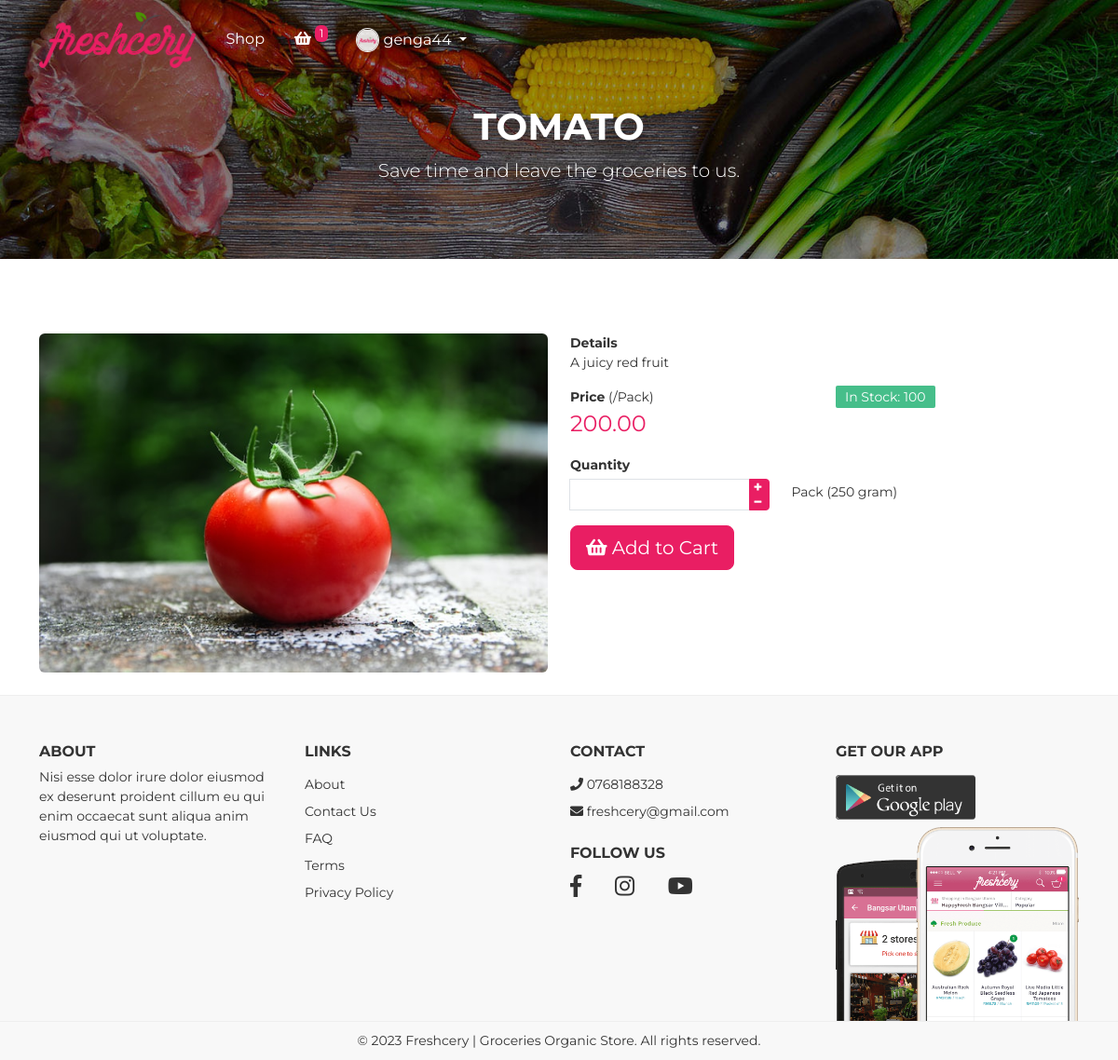
/product-details/2 (signed in), run on the app's committed database.
### main_app/models.py (models this page shows, shortened)
class Product(models.Model):
    name = models.CharField(max_length=100)
    details = models.TextField()
    quantity = models.IntegerField()
    price = models.DecimalField(max_digits=10, decimal_places=2)
    image = models.ImageField(upload_to=generate_unique_name, blank=False)
    shipping_fee = models.IntegerField(default=200)
    category = models.ForeignKey(
        Categories,
        on_delete=models.CASCADE
    )
    added_at = models.DateTimeField(auto_now_add=True)
    modified_at = models.DateTimeField(auto_now=True)

### main_app/views.py (the view)
# urls.py: path('product-details/<int:id>', views.product_details, name='product-details'),
@login_required
def product_details(request, id):
    product = Product.objects.get(pk=id)
    user = get_object_or_404(UserProfile, user=request.user)
    cart_items = Cart.objects.filter(user=user, is_removed=False).exclude(is_ordered=True)
    total_price = sum(item.product.price * item.quantity for item in cart_items)
    return render(request, 'main_app/detail-product.html', {"product": product,
                                                            "cart_items": cart_items,
                                                            "total_price": total_price})

### templates/main_app/detail-product.html
{% extends 'main_app/layouts/base_template.html' %}
{% load static %}
{% block content %}
	{% include 'main_app/partials/header.html' %}
	<div class="banner">
		<div class="jumbotron jumbotron-bg text-center rounded-0"
		     style="background-image: url('{% static 'app/img/bg-header.jpg' %}');">
			<div class="container">
				<h1 class="pt-5">
					{{ product.name }}
				</h1>
				<p class="lead">
					Save time and leave the groceries to us.
				</p>
			</div>
		</div>
	</div>
	<div class="product-detail mb-2 mb-md-4">
		<div class="container">
			<div class="row">
				<div class="col-sm-6">
					<img alt="product-image" class="rounded" src="{{ product.image.url }}" style="width: 100%;">
				</div>
				<div class="col-sm-6">
					<p>
						<strong>Details</strong><br>
						{{ product.details }}
					</p>
					<div class="row">
						<div class="col-sm-6">
							<p>
								<strong>Price</strong> (/Pack)<br>
								<span class="price">{{ product.price }}</span>
							</p>
						</div>
						<div class="col-sm-6 text-right">
							<p>
								<span class="stock available">In Stock: {{ product.quantity }}</span>
							</p>
						</div>
					</div>
					<p class="mb-1">
						<strong>Quantity</strong>
					</p>
					<div class="row">
						<div class="col-sm-5">
							<input class="vertical-spin" type="text" data-bts-button-down-class="btn btn-primary"
							       data-bts-button-up-class="btn btn-primary" value="" name="vertical-spin">
						</div>
						<div class="col-sm-6"><span class="pt-1 d-inline-block">Pack (250 gram)</span></div>
					</div>
					<a href="{% url 'add_to_cart' product.id %}" class="mt-3 btn btn-primary btn-lg">
						<i class="fa fa-shopping-basket"></i> Add to Cart
					</a>
				</div>
			</div>
		</div>
	</div>
	{% include 'main_app/partials/footer.html' %}
{% endblock %}

### templates/main_app/partials/header.html (shortened to what this page needs)
{% load static %}
<div class="page-header">
	<nav class="navbar fixed-top navbar-expand-md navbar-dark bg-transparent" id="page-navigation">
		<div class="container">
			<a href="{% url 'home' %}" class="navbar-brand">
				<img src="{% static 'app/img/logo/logo.png' %}" alt="">
			</a>
			<div class="collapse navbar-collapse" id="navbarcollapse">
				<ul class="navbar-nav ml-auto">
					<li class="nav-item">
						<a href="{% url 'shop' %}" class="nav-link">Shop</a>
					</li>
					<li class="nav-item d-none dropdown order-1 {% if user.is_authenticated %}d-md-inline{% else %}d-md-none {% endif %}">
						<a class="nav-link dropdown-toggle" href="javascript:void(0)" id="navbarDropdown" role="button"
						   data-toggle="dropdown" aria-haspopup="true" aria-expanded="false">
							<div class="avatar-header"><img src="{% static 'app/img/logo/avatar.jpg' %}"></div>
							{{ user.username }}
						</a>
					</li>
				{% include 'main_app/partials/navbar_cart.html' %}
				</ul>
			</div>
		</div>
	</nav>
</div>

### static/app/packages/o2system-ui/o2system-ui.css (style rules this page uses)
.bg-transparent { background:transparent !important;box-shadow:none }
body { color:#333;font-size:14px;font-family:"Oxygen", "Helvetica Neue", Arial, sans-serif }
button,input,optgroup,select,textarea { font-family:"Oxygen", "Helvetica Neue", Arial, sans-serif }
a { text-decoration:none !important;outline:0 !important }
input,select,.btn,.form-control,.dropdown-menu,.input-group-text { font-size:0.8rem }
.btn-lg,.btn-group-lg>.btn,.form-control-lg { font-size:1.25rem }
.btn-primary { color:#FFF;background-color:#3783b5;border-color:#3783b5 }
.jumbotron { padding:4rem }
.jumbotron.jumbotron-bg { background-size:cover;color:#FFF }

### static/app/css/theme.css (style rules this page uses)
body { color: #333333; font-size: 14px; font-family: "Montserrat", "Helvetica Neue", Arial, sans-serif; background: #fff; }
h1, h2, h3, h4, h5, h6 { text-transform: uppercase !important; font-weight: 700 !important; }
.btn-primary { background: #E91E63; border-color: #E91E63; }
.page-header .navbar .navbar-brand img { height: 60px; }
.page-header .navbar .navbar-nav .nav-link { color: #FFF; font-size: 1rem; padding-right: 1rem; padding-left: 1rem; }
.page-header .navbar .avatar-header { width: 25px; height: 25px; overflow: hidden; border: 1px solid #eee; border-radius: 50%; display: inline-table; }
.page-header .navbar .avatar-header img { width: 100%; height: auto; }
.banner .jumbotron { margin-bottom: 0; }
.banner .jumbotron .container { position: relative; z-index: 5; }
.product-detail { padding-top: 5rem; }
.product-detail .stock { color: #fff; border-radius: 2px; padding: 3px 10px; }
.product-detail .stock.available { background: #46be8a; }
.product-detail .price { font-size: 1.5rem; color: #E91E63; }

### data on the page
Product: name "TOMATO", image (picture), details "A juicy red fruit", price "200.00", quantity "100"

### other printed values
{{ user.username }} "genga44"
{{ cart_items.count }} "1"
